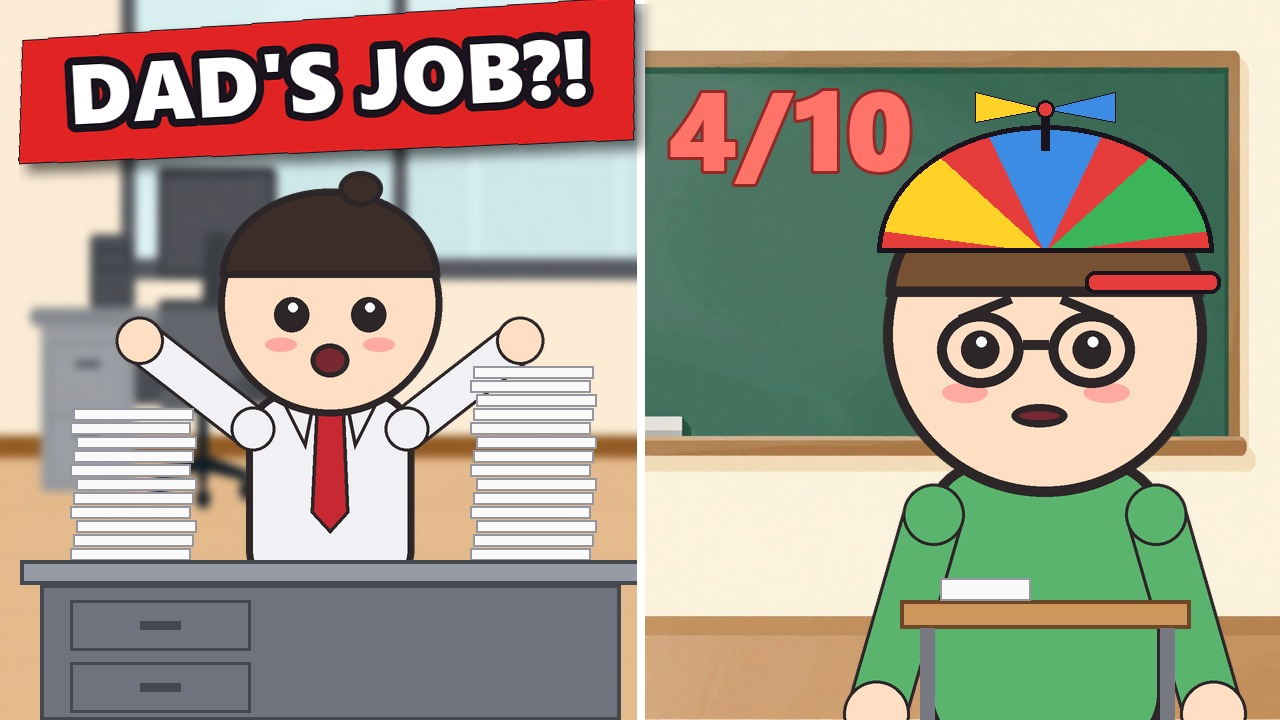

Write Python code to recreate this figure.
"""Thumbnail v4 'Swapped lives with your dad' (26 nov 2026: CTR oude thumb 0,97% -> eigenaar: "maak een nieuwe thumbnail").
Stijl van de $1 Million-thumbnail van de eigenaar: links/rechts twee scènes, felle tekst op schuine banners, pijlen.
Links: jij (met das van papa) op papa's werk, 240 e-mails, paniek. Rechts: papa terug in de klas, toets 4/10, boos.
Midden: geel rondje met twee draaipijlen (= ruilen). Geen naamlabels (verwarrend bij lichaamsruil).  -> thumb4.jpg
v3 (eigenaar: "het is teveel op een thumbnail"); v4 ("lastig om te zien wie wie is"): jongen KLEIN achter een groot
kantoorbureau met stapels papier, papa GROOT achter een piepklein schoolbankje: alleen 2 poppetjes groot, 1 banner, 4/10 op het bord; vage achtergrond."""
import math, os, sys
from pathlib import Path
from PIL import Image, ImageDraw, ImageFilter
HIER = Path(__file__).parent
sys.path.insert(0, str(HIER.parent.parent / "proef-pop-short"))
_c = os.getcwd(); os.chdir(HIER.parent.parent / "proef-pop-short")
import pop_short as ps
os.chdir(_c)

W, H, SS = 1280, 720, ps.SS
AF = HIER.parent / "afbeeldingen"
im = Image.new("RGB", (W, H))
# links: kantoor, rechts: klas - iets vaag, zodat de poppetjes eruit springen
im.paste(Image.open(AF / "kantoor.png").convert("RGB").crop((0, 120, 760, 720)).resize((640, 720)).filter(ImageFilter.GaussianBlur(4)), (0, 0))
im.paste(Image.open(AF / "klas.png").convert("RGB").crop((260, 0, 1180, 720)).resize((640, 720)), (640, 0))
d = ImageDraw.Draw(im)
f = lambda m: ps.font(ps.FB, m)
d.text((668, 50), "4/10", font=ps.font(ps.FB, 112), fill=(255, 115, 105), stroke_width=3, stroke_fill=(150, 40, 40))   # toets op het bord
ps.C["jijdas"] = dict(ps.C["you"], hoodie=False, das=(200, 40, 50), shirt=(240, 240, 245))
laag = Image.new("RGBA", (W * SS, H * SS), (0, 0, 0, 0)); dl = ImageDraw.Draw(laag)
ps.poppetje(dl, "jijdas", 330, 735, 1.75, 0.0, kijk=0.0, mond=1.0, verbaasd=True, gebaar="schrik")   # klein: kind
hd = ps.poppetje(dl, "dad", 1045, 960, 2.2, 0.0, kijk=-0.3, mond=0.3, boos=True)                       # groot: volwassene
laag = laag.resize((W, H), Image.LANCZOS); im.paste(laag, (0, 0), laag)
d = ImageDraw.Draw(im)
# groot kantoorbureau voor de jongen, met stapels papier
for x0, n in ((70, 11), (470, 14)):
    for k in range(n):
        y = 548 - k * 14; d.rectangle((x0 + (k % 3) * 3, y, x0 + 120 + (k % 3) * 3, y + 12), fill=(250, 250, 250), outline=(150, 150, 160), width=2)
d.rectangle((20, 560, 640, 584), fill=(150, 155, 165), outline=(70, 72, 80), width=4)
d.rectangle((40, 584, 620, 720), fill=(110, 115, 125), outline=(70, 72, 80), width=4)
for k in range(2): d.rectangle((70, 600 + k * 62, 250, 650 + k * 62), outline=(70, 72, 80), width=3); d.rectangle((140, 621 + k * 62, 180, 629 + k * 62), fill=(70, 72, 80))
# piepklein schoolbankje voor papa (komt maar tot zijn heup)
d.rectangle((900, 600, 1190, 628), fill=(205, 150, 90), outline=(110, 70, 40), width=4)
for lx in (920, 1160): d.rectangle((lx, 628, lx + 14, 720), fill=(120, 120, 130))
d.rectangle((940, 578, 1030, 600), fill=(250, 250, 250), outline=(150, 150, 160), width=2)        # toetsblad op het bankje
# kinderpetje met propeller op papa (zoals andere kanalen: kleding van het kind = "hij is nu het kind")
hx, hy = hd[0] / SS if hd[0] > W else hd[0], (hd[1] / SS if hd[1] > H else hd[1]) + 48
d.chord((hx - 168, hy - 105, hx + 168, hy + 150), 180, 360, fill=(230, 60, 60), outline=(25, 20, 30), width=5)
for k, kl in enumerate(((255, 210, 40), (60, 140, 230), (60, 180, 90))):
    d.pieslice((hx - 168, hy - 105, hx + 168, hy + 150), 180 + k * 60 + 10, 180 + k * 60 + 50, fill=kl)
d.chord((hx - 168, hy - 105, hx + 168, hy + 150), 180, 360, outline=(25, 20, 30), width=5)
d.rounded_rectangle((hx + 40, hy + 40, hx + 175, hy + 62), 10, fill=(230, 60, 60), outline=(25, 20, 30), width=4)   # klep
d.rectangle((hx - 4, hy - 118, hx + 4, hy - 80), fill=(25, 20, 30))
d.polygon([(hx, hy - 121), (hx - 70, hy - 138), (hx - 70, hy - 108)], fill=(255, 210, 40), outline=(25, 20, 30))
d.polygon([(hx, hy - 121), (hx + 70, hy - 138), (hx + 70, hy - 108)], fill=(60, 140, 230), outline=(25, 20, 30))
d.ellipse((hx - 9, hy - 130, hx + 9, hy - 112), fill=(230, 60, 60), outline=(25, 20, 30), width=3)
d.line([(640, 0), (640, 720)], fill=(255, 255, 255), width=8)
# banners (schuin, zoals WORTHLESS?)
def banner(tekst, cx, cy, kl, hoek, m):
    ft = f(m); b = ImageDraw.Draw(im).textbbox((0, 0), tekst, font=ft, stroke_width=8); w, h = b[2] - b[0], b[3] - b[1]
    ba = Image.new("RGBA", (w + 90, h + 70), (0, 0, 0, 0)); db = ImageDraw.Draw(ba)
    db.polygon([(10, 12), (w + 84, 0), (w + 76, h + 66), (0, h + 58)], fill=kl, outline=(25, 20, 30))
    db.text((45 - b[0], 35 - b[1] - 4), tekst, font=ft, fill="white", stroke_width=8, stroke_fill=(25, 20, 30))
    ba = ba.rotate(hoek, expand=True, resample=Image.BICUBIC)
    sch = Image.new("RGBA", ba.size, (0, 0, 0, 0)); sch.paste((0, 0, 0, 140), (0, 0), ba); sch = sch.filter(ImageFilter.GaussianBlur(6))
    im.paste(sch, (int(cx - ba.width / 2 + 8), int(cy - ba.height / 2 + 10)), sch)
    im.paste(ba, (int(cx - ba.width / 2), int(cy - ba.height / 2)), ba)
banner("DAD'S JOB?!", 330, 85, (225, 35, 35), 3, 84)
im.save(HIER / "thumb4.jpg", quality=92)
print("thumb4.jpg")
